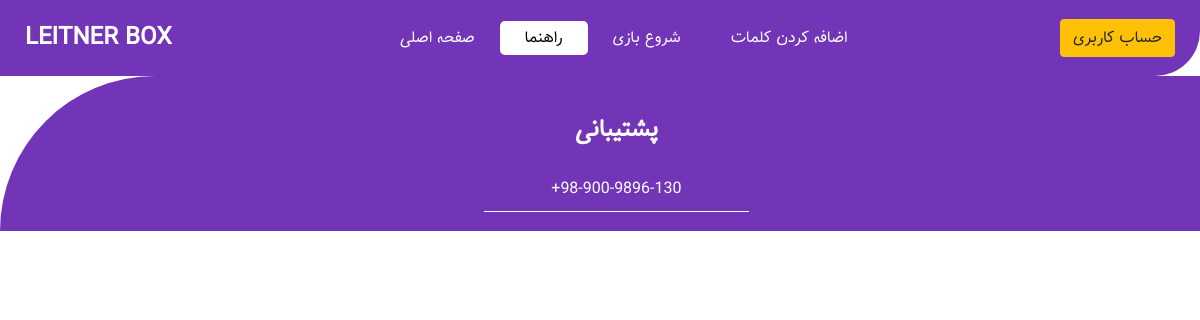
The app's page /about, older data.
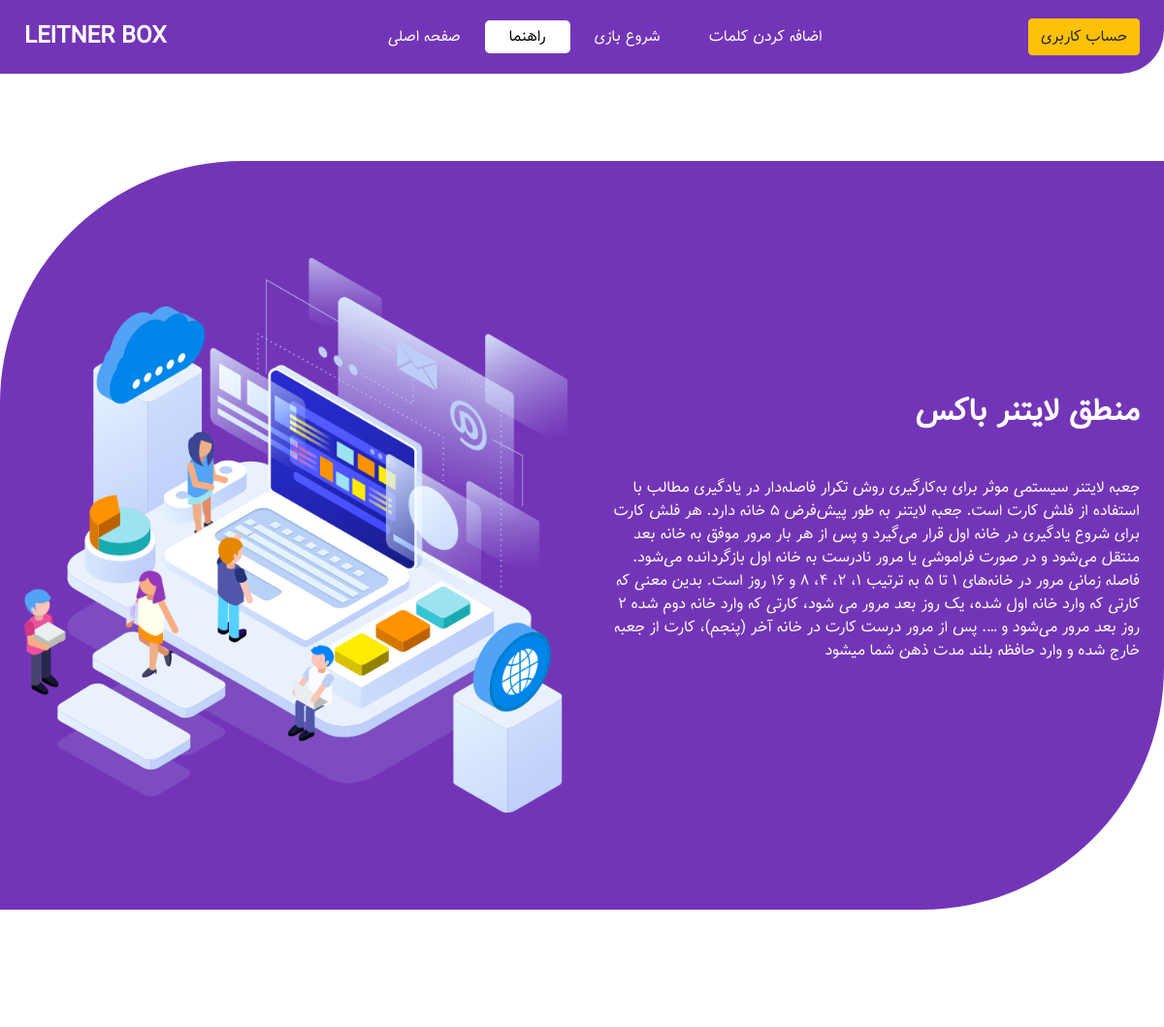
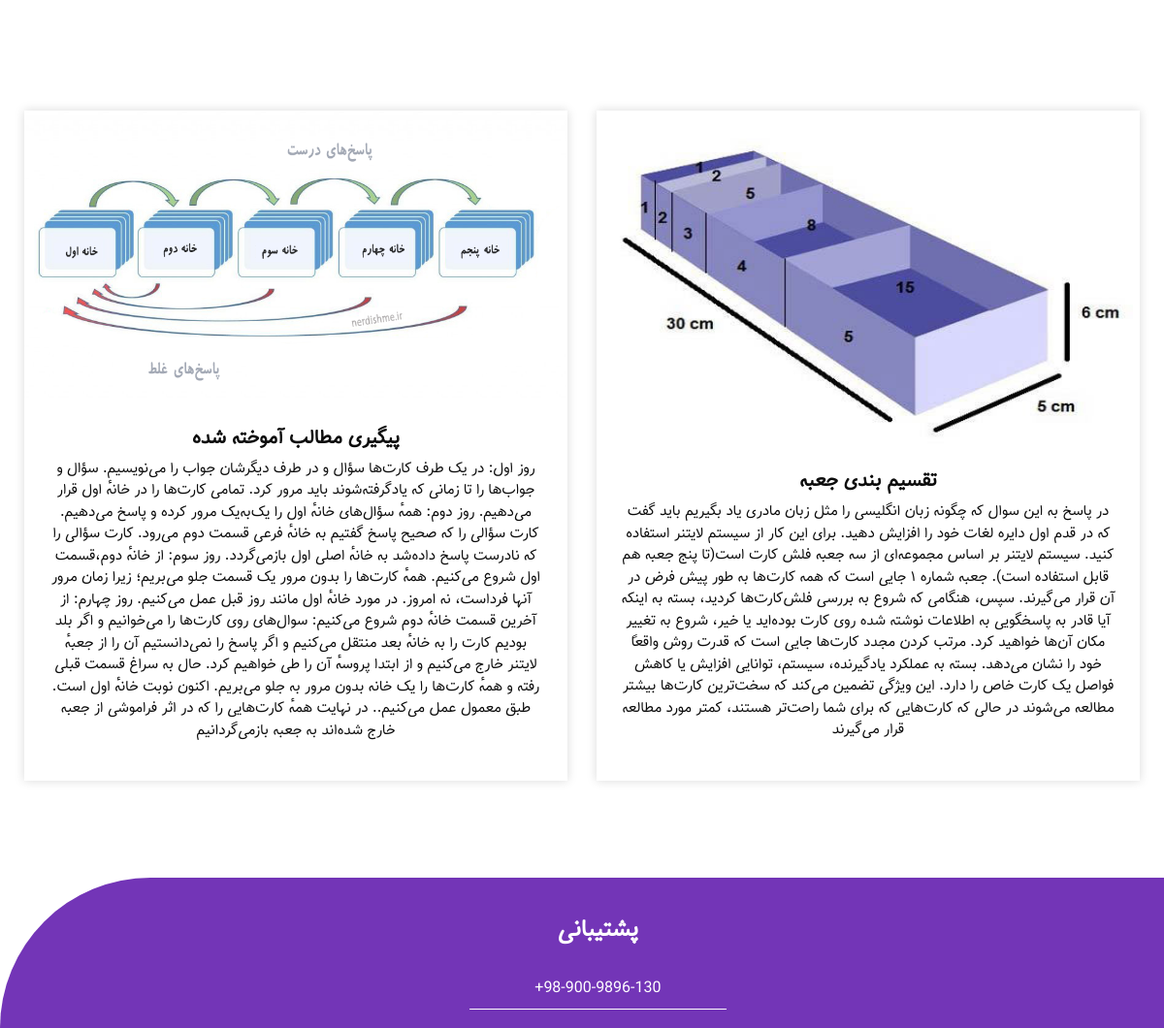
The same page, newer data (2 pictures, top to bottom).
### Text_App/models.py (models this page shows)
class GuideText(models.Model):
    main_topic = models.CharField(max_length=55, verbose_name="موضوع")
    guide_text = models.TextField(verbose_name="توضیحات")
    class Meta:
        verbose_name_plural = "متن‌های راهنما (صفحه اصلی و راهنما)"

class GuideInfo(models.Model):
    left_pic = models.ImageField(upload_to="web_pics", verbose_name="تصویر چپ")
    left_title = models.CharField(max_length=55, verbose_name="موضوع بخش سمت چپ")
    left_text = models.TextField(verbose_name="متن چپ")
    right_pic = models.ImageField(upload_to="web_pics", verbose_name="تصویر راست")
    right_title = models.CharField(max_length=55, verbose_name="موضوع بخش سمت راست")
    right_text = models.TextField(verbose_name="متن راست")
    class Meta:
        verbose_name_plural = "راهنما با شکل (صفحه راهنما)"

### Home_App/views.py (the view)
# urls.py: path("about", views.about_show, name="about"),
def about_show (request):
    GuideText_db = GuideText.objects.all()
    GuideInfo_db = GuideInfo.objects.all()
    return render(request, 'Home_App/about.html', context={
                                                            'GuideText_db': GuideText_db,
                                                            'GuideInfo_db': GuideInfo_db,
                                                            })

### Home_App/templates/Home_App/about.html (shortened to what this page needs)
{% extends 'common.html' %}
{% load static %}
{% block about_active %}
active
{% endblock about_active %}
{% block body %}
{% for i in GuideText_db %}
  <section class="about_section layout_padding layout_margin" dir="rtl">
    <div class="container  ">
      <div class="row">
        <div class="col-md-6">
          <div class="detail-box">
            <div class="heading_container" >
              <h2>
                {{ i.main_topic }}
              </h2>
              </div>
              <br>
              <p style="text-align: right;">
                {{ i.guide_text }}
              </p>
          </div>
        </div>
        <div class="col-md-6 ">
          <div class="img-box">
            <img src="{% static "images/about-img.png" %}" alt="">
          </div>
        </div>
      </div>
    </div>
  </section>
{% endfor %}
{% for i in GuideInfo_db %}
  <section class="case_section layout_padding">
    <div class="container">
      <div class="row">
        <div class="col-md-6">
          <div class="box">
            <div class="img-box">
              <img src="{{ i.left_pic.url }}" alt="">
            </div>
            <div class="detail-box">
              <h5>
                {{ i.left_title }}
              </h5>
              <p>
                {{ i.left_text }}
              </p>
            </div>
          </div>
        </div>
        <div class="col-md-6">
          <div class="box">
            <div class="img-box">
              <img src="{{ i.right_pic.url }}" alt="" height="345px">
            </div>
            <div class="detail-box">
              <h5>
                {{ i.right_title }}
              </h5>
              <p>
                {{ i.right_text }}
              </p>
            </div>
          </div>
        </div>
      </div>
    </div>
  </section>
{% endfor %}
{% endblock body %}

Row changes from the older to the newer data that the page shows:
added GuideText: main_topic "منطق لایتنر باکس", guide_text "جعبه لایتنر سیستمی موثر برای به‌کارگیری روش تکرار فاصله‌دار در یادگیری مطالب با استفاده از فلش کارت است. جعبه لایتنر به طور پیش‌فرض ۵ خانه دارد. هر فلش کارت برای شروع یادگیری در خانه اول قرار می‌گیرد و پس از هر بار مرور موفق به خانه بعد منتقل می‌شود و در صورت فراموشی یا مرور نادرست به خانه اول بازگردانده می‌شود. فاصله زمانی مرور در خانه‌های ۱ تا ۵ به ترتیب ۱، ۲، ۴، ۸ و ۱۶ روز است. بدین معنی که کارتی که وارد خانه اول شده، یک روز بعد مرور می شود، کارتی که وارد خانه دوم شده ۲ روز بعد مرور می‌شود و …. پس از مرور درست کارت در خانه آخر (پنجم)، کارت از جعبه خارج شده و وارد حافظه بلند مدت ذهن شما میشود"
added GuideInfo: left_pic (picture), left_title "پیگیری مطالب آموخته شده", left_text "روز اول: در یک طرف کارت‌ها سؤال و در طرف دیگرشان جواب را می‌نویسیم. سؤال و جواب‌ها را تا زمانی که یادگرفته‌شوند باید مرور کرد. تمامی کارت‌ها را در خانهٔ اول قرار می‌دهیم. روز دوم: همهٔ سؤال‌های خانهٔ اول را یک‌به‌یک مرور کرده و پاسخ می‌دهیم. کارت سؤالی را که صحیح پاسخ گفتیم به خانهٔ فرعی قسمت دوم می‌رود. کارت سؤالی را که نادرست پاسخ داده‌شد به خانهٔ اصلی اول بازمی‌گردد. روز سوم: از خانهٔ دوم،قسمت اول شروع می‌کنیم. همهٔ کارت‌ها را بدون مرور یک قسمت جلو می‌بریم؛ زیرا زمان مرور آنها فرداست، نه امروز. در مورد خانهٔ اول مانند روز قبل عمل می‌کنیم. روز چهارم: از آخرین قسمت خانهٔ دوم شروع می‌کنیم: سوال‌های روی کارت‌ها را می‌خوانیم و اگر بلد بودیم کارت را به خانهٔ بعد منتقل می‌کنیم و اگر پاسخ را…", right_pic (picture), right_title "تقسیم بندی جعبه", right_text "در پاسخ به این سوال که چگونه زبان انگلیسی را مثل زبان مادری یاد بگیریم باید گفت که در قدم اول دایره لغات خود را افزایش دهید. برای این کار از سیستم لایتنر استفاده کنید. سیستم لایتنر بر اساس مجموعه‌ای از سه جعبه فلش کارت است(تا پنج جعبه هم قابل استفاده است). جعبه شماره ۱ جایی است که همه کارت‌ها به طور پیش فرض در آن قرار می‌گیرند. سپس، هنگامی که شروع به بررسی فلش‌کارت‌ها کردید، بسته به اینکه آیا قادر به پاسخگویی به اطلاعات نوشته شده روی کارت بوده‌اید یا خیر، شروع به تغییر مکان آن‌ها خواهید کرد. مرتب کردن مجدد کارت‌ها جایی است که قدرت روش واقعاً خود را نشان می‌دهد. بسته به عملکرد یادگیرنده، سیستم، توانایی افزایش یا کاهش فواصل یک کارت خاص را دارد. این ویژگی تضمین می‌کند که سخت‌ترین کارت‌ها بیشتر…"
